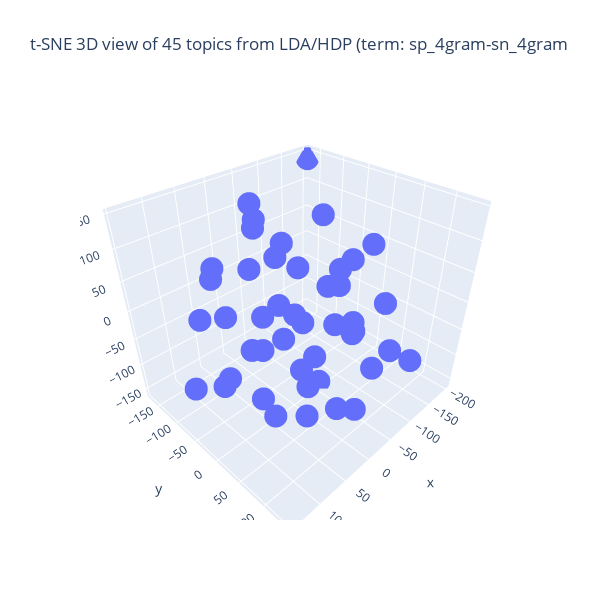

The code cell stored with this chart in its notebook:
### Code cell
## tSNE の結果の可視化 (3D)
import numpy as np
import plotly.graph_objects as go

## 図の大きさを決める
X = pair_top_tsne_3d_fitted[:,0] # 次元 1
Y = pair_top_tsne_3d_fitted[:,1] # 次元 2
Z = pair_top_tsne_3d_fitted[:,2] # 次元 3
fig = go.Figure(data = [go.Scatter3d(x = X, y = Y, z = Z, mode = 'markers')])
## 3D 散布図にラベルを追加する処理は未実装
fig.update_layout(autosize = False, width = 600, height = 600,
                 title = f"t-SNE 3D view of {n_topics} topics from LDA/HDP (term: {sp_term_type}-{sn_term_type}")
fig.show()

### Figure 1 — Plotly figure (JSON) as saved in the notebook; plotly's stock layout.template omitted (floating-point values rounded to 4 significant figures)
{"data": [{"mode": "markers", "type": "scatter3d", "x": [46.4, -25.97, 142.9, -17.48, -59.04, -51.56, -86.2, -91.03, -81.26, 73.97, 140.6, -160.0, -102.3, -131.9, 111.4, 48.88, -107.5, -9.693, 28.35, 102.2, -6.612, 46.2, -47.67, 21.6, 35.26, -37.11, 52.19, -8.477, 14.64, 56.71, 89.27, -124.6, 31.57, 110.4, -31.69, -28.47, -35.71, -3.65, -70.87, -21.64, 28.44, -107.2, 85.83, -199.0, -78.59], "y": [28.31, -115.6, 40.02, -2.396, -3.835, -142.3, 139.3, 74.75, 5.693, -77.39, -47.15, -54.79, -43.57, 4.215, -24.88, -113.7, 45.52, -82.81, -41.38, 125.7, -42.95, 6.628, 66.32, 132.1, -112.8, 136.1, -31.61, -7.406, 114.3, 0.818, 32.64, 63.7, 69.99, -62.68, -132.9, 35.42, -70.32, 82.14, -52.86, 79.65, 55.83, -10.42, 71.19, -170.1, -71.59], "z": [146.9, 128.8, 9.773, -105.7, -157.7, 72.81, -41.93, -99.72, -48.55, -129.3, -68.28, -40.4, 110.5, -89.26, 103.8, 55.18, 94.45, -109.8, 146.9, -18.66, 79.0, -151.8, -14.17, -62.81, -36.15, 2.807, -43.07, 0.3524, 63.23, 34.05, -66.62, -2.083, -5.866, 23.96, 12.17, 58.21, -27.72, -116.9, -70.27, 118.9, -70.11, 32.04, 54.07, 138.3, 21.03]}], "layout": {"autosize": false, "height": 600, "title": {"text": "t-SNE 3D view of 45 topics from LDA/HDP (term: sp_4gram-sn_4gram"}, "width": 600}}
